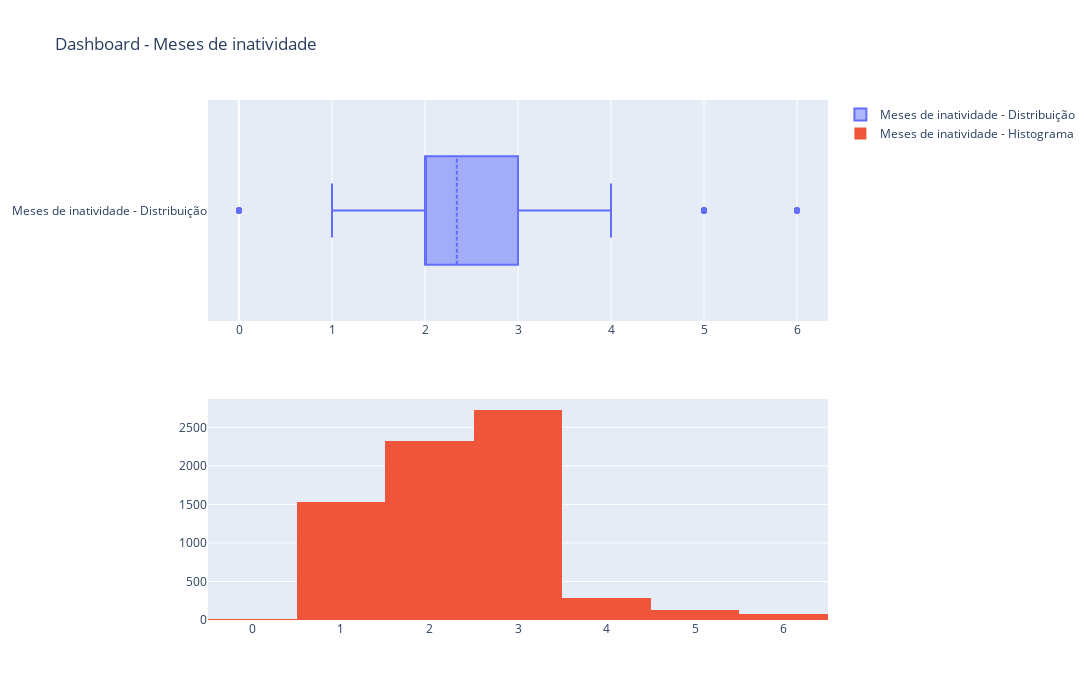

The notebook cell this image was saved under:
### Markdown cell above
#### Plot - Meses de inatividade

### Code cell
plot_charts(df = base_dados['Months_Inactive_12_mon'], col = 'Meses de inatividade')

### Figure 1 — Plotly figure (JSON) as saved in the notebook; plotly's stock layout.template omitted (floating-point values rounded to 4 significant figures; data arrays with more than 128 entries replaced by an {"elided": "..."} marker saying what was removed)
{"data": [{"boxmean": true, "name": "Meses de inatividade - Distribuição", "type": "box", "x": {"elided": "7081 int values"}, "xaxis": "x", "yaxis": "y"}, {"name": "Meses de inatividade - Histograma", "type": "histogram", "x": {"elided": "7081 int values"}, "xaxis": "x2", "yaxis": "y2"}], "layout": {"height": 700, "title": {"text": "Dashboard - Meses de inatividade"}, "width": 1200, "xaxis": {"anchor": "y", "domain": [0, 1]}, "xaxis2": {"anchor": "y2", "domain": [0, 1]}, "yaxis": {"anchor": "x", "domain": [0.575, 1]}, "yaxis2": {"anchor": "x2", "domain": [0, 0.425]}}}
